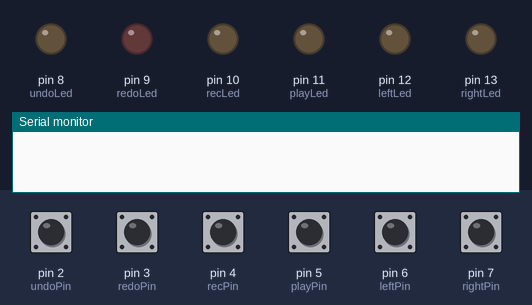
The sketch below on a simulated Arduino Leonardo, built with avr-gcc and run on an emulated ATmega32U4. On the bench: output pins drawn as LEDs (lit = HIGH), the last lines printed to the serial monitor. The test bench sets the inputs (shaded band); at power-on: pin 2 (undoPin), pin 3 (redoPin), pin 4 (recPin), pin 5 (playPin), pin 6 (leftPin), pin 7 (rightPin) HIGH. USB keyboard and mouse output is not drawn.

Above: at 1.2 s.
1.3 s: pin 2 (undoPin) pulled LOW for 0.15 s
At 1.7 s:
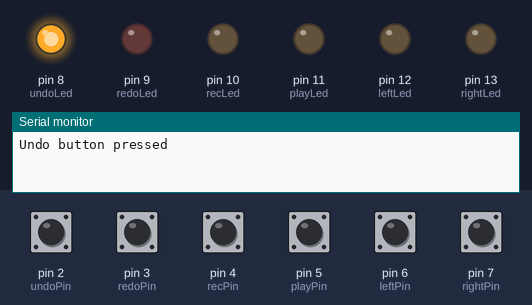
3.3 s: pin 3 (redoPin) pulled LOW for 0.15 s
At 3.7 s:
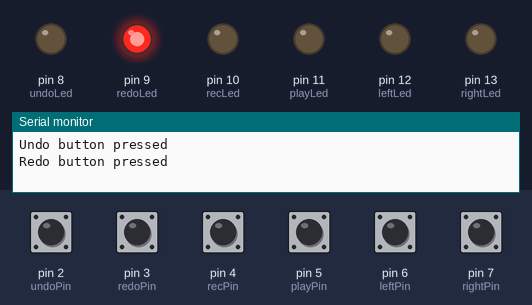
5.3 s: pin 4 (recPin) pulled LOW for 0.15 s
At 5.6 s:
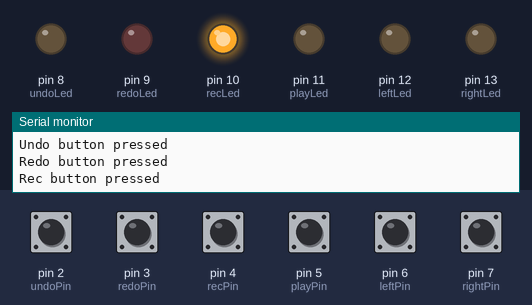
7.3 s: pin 5 (playPin) pulled LOW for 0.15 s
At 7.7 s:
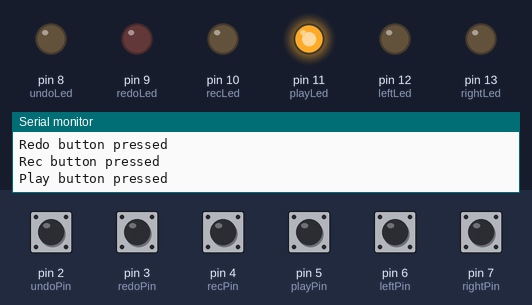
9.3 s: pin 6 (leftPin) pulled LOW for 0.15 s
At 9.7 s:
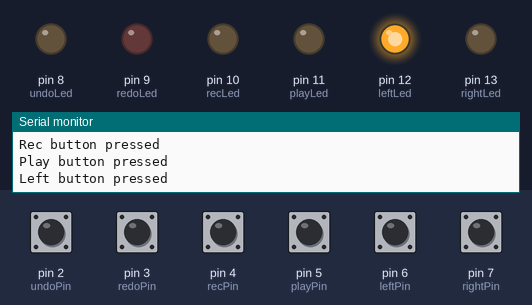
11.3 s: pin 7 (rightPin) pulled LOW for 0.15 s
At 11.7 s:
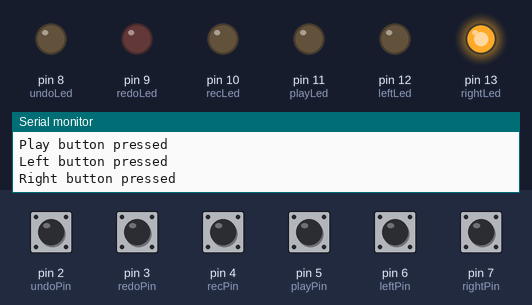
Timing chart, 0 to 14.3 s (numbered marks = the images above; inputs shaded):
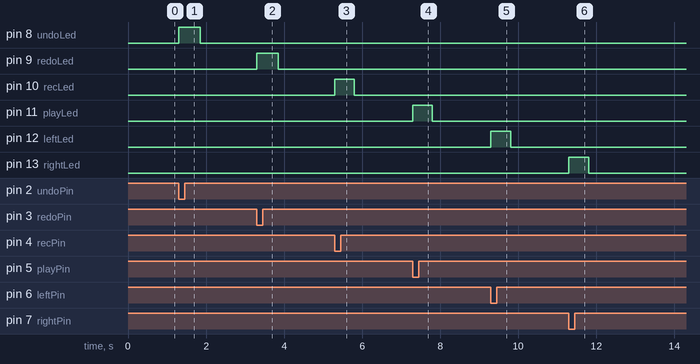

The sketch:

Leds.ino
```cpp
#include <Keyboard.h>

const int undoPin = 2; // the pin connected to the undo button
const int redoPin = 3; // the pin connected to the redo button
const int recPin = 4; // the pin connected to the rec button
const int playPin = 5; // the pin connected to the play button
const int leftPin = 6; // the pin connected to the left button
const int rightPin = 7; // the pin connected to the right button

const int undoLed = 8;
const int redoLed = 9;
const int recLed = 10;
const int playLed = 11;
const int leftLed = 12;
const int rightLed = 13;

void setup() {
  pinMode(undoPin, INPUT_PULLUP);
  pinMode(redoPin, INPUT_PULLUP);
  pinMode(recPin, INPUT_PULLUP);
  pinMode(playPin, INPUT_PULLUP);
  pinMode(leftPin, INPUT_PULLUP);
  pinMode(rightPin, INPUT_PULLUP);

  pinMode(undoLed, OUTPUT);
  pinMode(redoLed, OUTPUT);
  pinMode(recLed, OUTPUT);
  pinMode(playLed, OUTPUT);
  pinMode(leftLed, OUTPUT);
  pinMode(rightLed, OUTPUT);

  Keyboard.begin();

  Serial.begin(9600); // initialize serial communication at 9600 bits per second
}

void loop() {
  // Send undo command
  if (digitalRead(undoPin) == LOW) {
    Serial.println("Undo button pressed");
    digitalWrite(undoLed, HIGH);
    Keyboard.press(KEY_LEFT_GUI);
    Keyboard.press('z');
    delay(50);
    Keyboard.releaseAll();
    delay(500);
  } else {
    digitalWrite(undoLed, LOW);
  }

  // Send redo command
  if (digitalRead(redoPin) == LOW) {
    Serial.println("Redo button pressed");
    digitalWrite(redoLed, HIGH);
    Keyboard.press(KEY_LEFT_GUI);
    Keyboard.press(KEY_LEFT_SHIFT);
    Keyboard.press('z');
    delay(50);
    Keyboard.releaseAll();
    delay(500);
  } else {
    digitalWrite(redoLed, LOW);
  }

  // Send rec command
  if (digitalRead(recPin) == LOW) {
    Serial.println("Rec button pressed");
    digitalWrite(recLed, HIGH);
    Keyboard.write('r');
    delay(500);
  } else {
    digitalWrite(recLed, LOW);
  }

  // Send play command
  if (digitalRead(playPin) == LOW) {
    Serial.println("Play button pressed");
    digitalWrite(playLed, HIGH);
    Keyboard.write(' ');
    delay(500);
  } else {
    digitalWrite(playLed, LOW);
  }

  // Send left command
  if (digitalRead(leftPin) == LOW) {
    Serial.println("Left button pressed");
    digitalWrite(leftLed, HIGH);
    Keyboard.write(KEY_LEFT_ARROW);
    delay(500);
  } else {
    digitalWrite(leftLed, LOW);
  }

  // Send right command
  if (digitalRead(rightPin) == LOW) {
    Serial.println("Right button pressed");
    digitalWrite(rightLed, HIGH);
    Keyboard.write(KEY_RIGHT_ARROW);
    delay(500);
  } else {
    digitalWrite(rightLed, LOW);
  }
}
```

Measured:
- after the input at 1.3 s, pin 8 (undoLed): LOW → HIGH at once, → LOW 0.55 s later
- after the input at 3.3 s, pin 9 (redoLed): LOW → HIGH at once, → LOW 0.55 s later
- after the input at 5.3 s, pin 10 (recLed): LOW → HIGH at once, → LOW 0.50 s later
- after the input at 7.3 s, pin 11 (playLed): LOW → HIGH at once, → LOW 0.50 s later
- after the input at 9.3 s, pin 12 (leftLed): LOW → HIGH at once, → LOW 0.50 s later
- after the input at 11.3 s, pin 13 (rightLed): LOW → HIGH at once, → LOW 0.50 s later
